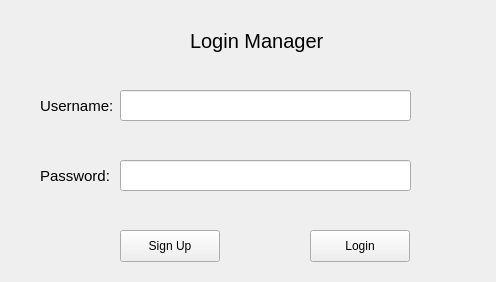
<?xml version="1.0" encoding="UTF-8"?>
<ui version="4.0">
 <class>LoginManager</class>
 <widget class="QMainWindow" name="LoginManager">
  <property name="geometry">
   <rect>
    <x>0</x>
    <y>0</y>
    <width>496</width>
    <height>282</height>
   </rect>
  </property>
  <property name="windowTitle">
   <string>MainWindow</string>
  </property>
  <widget class="QWidget" name="centralwidget">
   <widget class="QLabel" name="uNameLabel">
    <property name="geometry">
     <rect>
      <x>40</x>
      <y>90</y>
      <width>81</width>
      <height>31</height>
     </rect>
    </property>
    <property name="styleSheet">
     <string notr="true">QLabel{
font-size:15px;
}</string>
    </property>
    <property name="text">
     <string>Username:</string>
    </property>
   </widget>
   <widget class="QLabel" name="passLabel">
    <property name="geometry">
     <rect>
      <x>40</x>
      <y>160</y>
      <width>71</width>
      <height>31</height>
     </rect>
    </property>
    <property name="styleSheet">
     <string notr="true">QLabel{
font-size:15px;
}</string>
    </property>
    <property name="text">
     <string>Password:</string>
    </property>
   </widget>
   <widget class="QLineEdit" name="passEnter">
    <property name="geometry">
     <rect>
      <x>120</x>
      <y>160</y>
      <width>291</width>
      <height>31</height>
     </rect>
    </property>
   </widget>
   <widget class="QPushButton" name="signUp">
    <property name="geometry">
     <rect>
      <x>120</x>
      <y>230</y>
      <width>100</width>
      <height>32</height>
     </rect>
    </property>
    <property name="text">
     <string>Sign Up</string>
    </property>
   </widget>
   <widget class="QPushButton" name="login">
    <property name="geometry">
     <rect>
      <x>310</x>
      <y>230</y>
      <width>100</width>
      <height>32</height>
     </rect>
    </property>
    <property name="text">
     <string>Login</string>
    </property>
   </widget>
   <widget class="QLineEdit" name="userEnter">
    <property name="geometry">
     <rect>
      <x>120</x>
      <y>90</y>
      <width>291</width>
      <height>31</height>
     </rect>
    </property>
   </widget>
   <widget class="QLabel" name="label">
    <property name="geometry">
     <rect>
      <x>190</x>
      <y>20</y>
      <width>141</width>
      <height>41</height>
     </rect>
    </property>
    <property name="styleSheet">
     <string notr="true">QLabel{
font-size:20px;
}</string>
    </property>
    <property name="text">
     <string>Login Manager</string>
    </property>
   </widget>
  </widget>
 </widget>
 <resources/>
 <connections/>
</ui>
